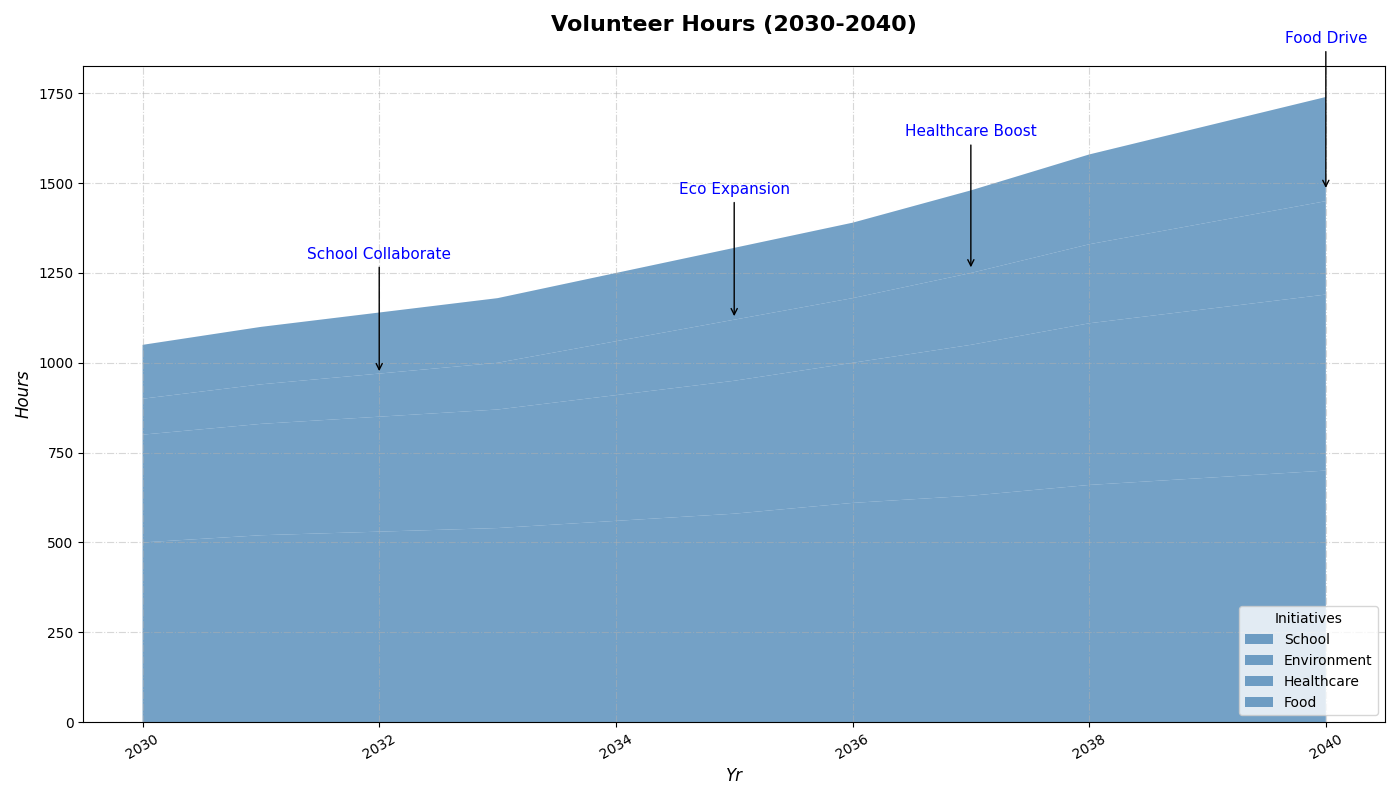

The Python source for this figure:
import matplotlib.pyplot as plt
import numpy as np

years = np.arange(2030, 2041)

school_programs = np.array([500, 520, 530, 540, 560, 580, 610, 630, 660, 680, 700])
environmental_projects = np.array([300, 310, 320, 330, 350, 370, 390, 420, 450, 470, 490])
healthcare_support = np.array([100, 110, 120, 130, 150, 170, 180, 200, 220, 240, 260])
food_drives = np.array([150, 160, 170, 180, 190, 200, 210, 230, 250, 270, 290])

# Consistent single color for all data groups
single_color = '#4682B4'  

plt.figure(figsize=(14, 8))
plt.stackplot(years, school_programs, environmental_projects, healthcare_support, food_drives,
              labels=['School', 'Environment', 'Healthcare', 'Food'],
              colors=[single_color, single_color, single_color, single_color], alpha=0.75)

plt.title('Volunteer Hours (2030-2040)', fontsize=16, fontweight='bold', pad=25)
plt.xlabel('Yr', fontsize=12, fontstyle='italic')
plt.ylabel('Hours', fontsize=12, fontstyle='italic')

plt.legend(loc='lower right', title='Initiatives', fontsize=10)

plt.grid(alpha=0.5, linestyle='-.')
plt.xticks(rotation=30)
plt.tight_layout()

milestones = {
    2032: 'School Collaborate',
    2035: 'Eco Expansion',
    2037: 'Healthcare Boost',
    2040: 'Food Drive'
}

for year, text in milestones.items():
    hour_total = sum([school_programs[year-2030], environmental_projects[year-2030], healthcare_support[year-2030], food_drives[year-2030]])
    plt.annotate(text, xy=(year, hour_total*0.85), xytext=(year, hour_total + 150),
                 arrowprops=dict(facecolor='grey', arrowstyle='->'),
                 fontsize=11, ha='center', color='blue')

plt.show()
